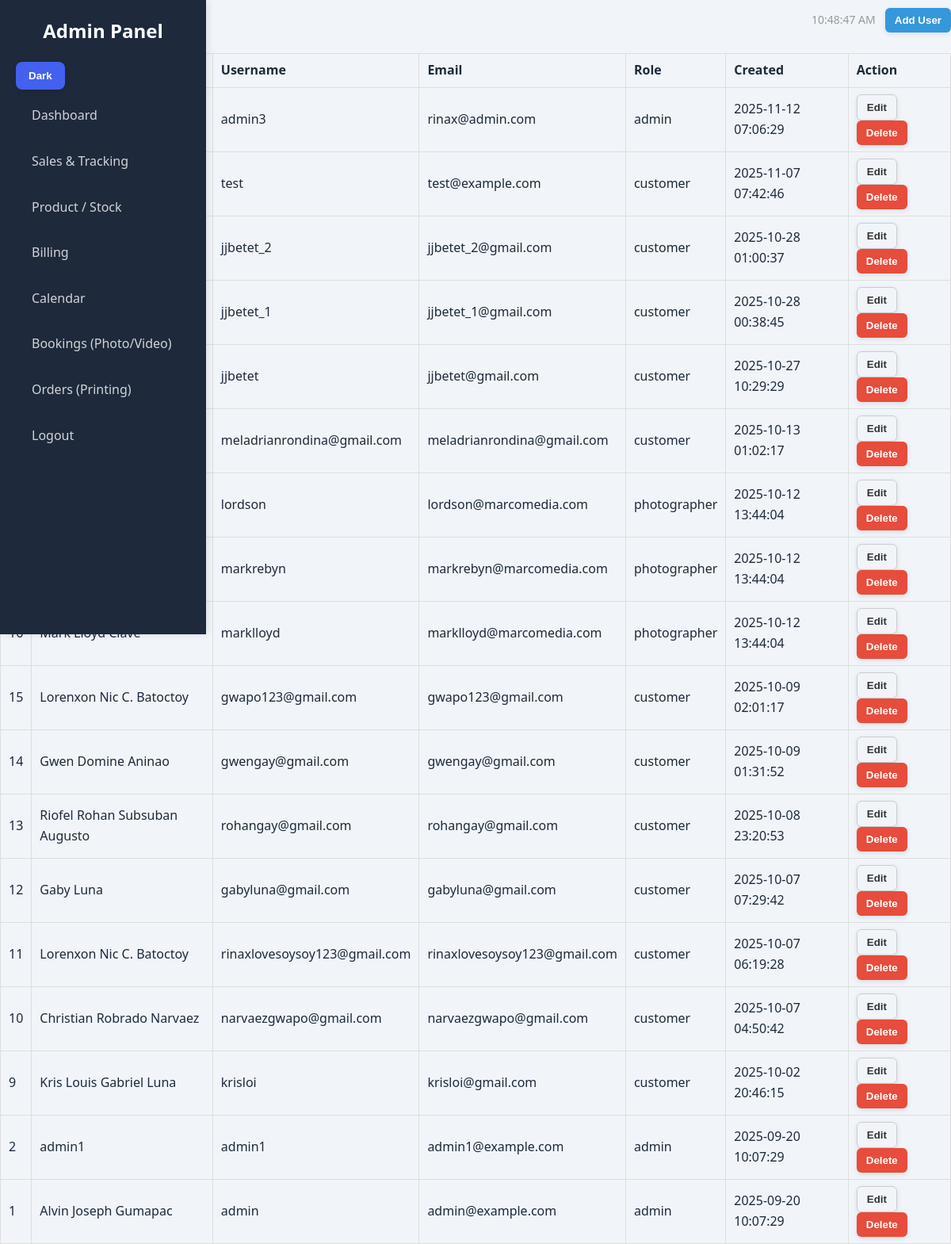
/users.php (signed in), run on the app's committed database.
### tables this page shows
CREATE TABLE IF NOT EXISTS `users` (
  `id` int(11) NOT NULL AUTO_INCREMENT,
  `name` varchar(100) DEFAULT NULL,
  `fullname` varchar(255) NOT NULL,
  `username` varchar(100) NOT NULL,
  `email` varchar(255) NOT NULL,
  `password_hash` varchar(255) NOT NULL,
  `role` enum('admin','photographer','customer') NOT NULL DEFAULT 'customer',
  `created_at` timestamp NOT NULL DEFAULT current_timestamp(),
  `status` enum('active','inactive') DEFAULT 'active',
  `profile_image` varchar(255) DEFAULT NULL,
  PRIMARY KEY (`id`),
  UNIQUE KEY `username` (`username`),
  UNIQUE KEY `email` (`email`),
  UNIQUE KEY `username_2` (`username`)
);

### users.php (the view, shortened to what this page needs)
<?php
require 'db.php';
$users = [];
$res = $conn->query("SELECT id, fullname, username, email, role, created_at FROM users ORDER BY id DESC");
while ($r = $res->fetch_assoc()) $users[] = $r;
?>
<!DOCTYPE html>
<html lang="en">
<head>
  <link rel="stylesheet" href="css/admin.css">
</head>
<body>
  <?php include 'sidebar.php';  ?>
  <div class="content">
    <div style="display:flex; justify-content:space-between; align-items:center;">
      <h1>Users</h1>
      <div style="display:flex; align-items:center;">
        <div class="topbar-clock" id="topClock"></div>
        <button class="btn btn-primary" onclick="openCreate()">Add User</button>
      </div>
    </div>
    <div class="users-wrap">
      <table class="users">
        <thead>
          <tr>
            <th>ID</th><th>Full Name</th><th>Username</th><th>Email</th><th>Role</th><th>Created</th><th>Action</th>
          </tr>
        </thead>
        <tbody>
          <?php foreach($users as $u): ?>
            <tr>
              <td><?= intval($u['id']) ?></td>
              <td><?= htmlspecialchars($u['fullname']) ?></td>
              <td><?= htmlspecialchars($u['username']) ?></td>
              <td><?= htmlspecialchars($u['email']) ?></td>
              <td><?= htmlspecialchars($u['role']) ?></td>
              <td><?= htmlspecialchars($u['created_at']) ?></td>
              <td>
                <button class="btn btn-ghost" onclick='openEdit(<?= json_encode($u, JSON_HEX_TAG|JSON_HEX_APOS|JSON_HEX_QUOT) ?>)'>Edit</button>
                <form style="display:inline" method="POST" onsubmit="return confirm('Delete this user?');">
                  <button class="btn btn-danger">Delete</button>
                </form>
              </td>
            </tr>
          <?php endforeach; ?>
        </tbody>
      </table>
    </div>
  </div>
</body>
</html>

### css/admin.css (style rules this page uses)
:root { --primary: #4361ee; --primary-dark: #3a56d4; --secondary: #7209b7; --success: #4cc9f0; --warning: #f72585; --danger: #e63946; --info: #4895ef; --bg: #f1f5f9; --text: #1e293b; --text-muted: #64748b; --card-bg: #ffffff; --sidebar-bg: #1e293b; --border: #e2e8f0; --hover: #f8fafc; --shadow: rgba(0, 0, 0, 0.1); --table-head: #1e293b; --sidebar-width: 260px; --header-height: 70px; --card-radius: 12px; --transition: all 0.3s cubic-bezier(0.4, 0, 0.2, 1); }
* { margin: 0; padding: 0; box-sizing: border-box; }
html, body { height: 100%; font-family: 'Segoe UI', 'Poppins', system-ui, Arial, sans-serif; }
body { background: var(--bg); color: var(--text); transition: var(--transition); line-height: 1.6; animation: fadeIn 0.8s ease-in-out; }
button, .btn { background: var(--primary); color: white; border: none; border-radius: 8px; padding: 10px 16px; cursor: pointer; font-weight: 600; transition: var(--transition); display: inline-flex; align-items: center; gap: 8px; box-shadow: 0 2px 6px var(--shadow); }
.btn-ghost { background: transparent; border: 1px solid var(--border); color: var(--text); }
.btn-danger { background: var(--danger); }

### users.php (style rules this page uses)
.topbar-clock { font-size:14px; margin-right:12px; color:#999; }
.users-wrap { margin-top: 10px; }
table.users { width:100%; border-collapse: collapse; margin-top:16px; }
table.users th, table.users td { padding:8px 10px; border:1px solid #ddd; text-align:left; }
.btn { padding:8px 12px; border-radius:6px; cursor:pointer; border:none; }
.btn-primary { background:#3498db; color:#fff; }
.btn-danger { background:#e74c3c; color:#fff; }
.btn-ghost { background:transparent; border:1px solid #ccc; color:#333; }

### data on the page
users: username "admin3", email "rinax@admin.com", role "admin", created_at "2025-11-12 07:06:29"
users: username "test", email "test@example.com", role "customer", created_at "2025-11-07 07:42:46"
users: username "jjbetet_2", email "jjbetet_2@gmail.com", role "customer", created_at "2025-10-28 01:00:37"
users: username "jjbetet_1", email "jjbetet_1@gmail.com", role "customer", created_at "2025-10-28 00:38:45"
users: username "jjbetet", email "jjbetet@gmail.com", role "customer", created_at "2025-10-27 10:29:29"
users: username "meladrianrondina@gmail.com", email "meladrianrondina@gmail.com", role "customer", created_at "2025-10-13 01:02:17"
users: username "lordson", email "lordson@marcomedia.com", role "photographer", created_at "2025-10-12 13:44:04"
users: username "markrebyn", email "markrebyn@marcomedia.com", role "photographer", created_at "2025-10-12 13:44:04"
users: username "marklloyd", email "marklloyd@marcomedia.com", role "photographer", created_at "2025-10-12 13:44:04"
users: id "15", fullname "Lorenxon Nic C. Batoctoy", username "gwapo123@gmail.com", email "gwapo123@gmail.com", role "customer", created_at "2025-10-09 02:01:17"
users: id "14", fullname "Gwen Domine Aninao", username "gwengay@gmail.com", email "gwengay@gmail.com", role "customer", created_at "2025-10-09 01:31:52"
users: id "13", fullname "Riofel Rohan Subsuban Augusto", username "rohangay@gmail.com", email "rohangay@gmail.com", role "customer", created_at "2025-10-08 23:20:53"
users: id "12", fullname "Gaby Luna", username "gabyluna@gmail.com", email "gabyluna@gmail.com", role "customer", created_at "2025-10-07 07:29:42"
users: id "11", fullname "Lorenxon Nic C. Batoctoy", username "rinaxlovesoysoy123@gmail.com", email "rinaxlovesoysoy123@gmail.com", role "customer", created_at "2025-10-07 06:19:28"
users: id "10", fullname "Christian Robrado Narvaez", username "narvaezgwapo@gmail.com", email "narvaezgwapo@gmail.com", role "customer", created_at "2025-10-07 04:50:42"
users: id "9", fullname "Kris Louis Gabriel Luna", username "krisloi", email "krisloi@gmail.com", role "customer", created_at "2025-10-02 20:46:15"
users: id "2", fullname "admin1", username "admin1", email "admin1@example.com", role "admin", created_at "2025-09-20 10:07:29"
users: id "1", fullname "Alvin Joseph Gumapac", username "admin", email "admin@example.com", role "admin", created_at "2025-09-20 10:07:29"
